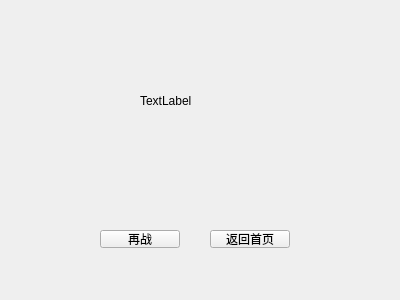
<?xml version="1.0" encoding="UTF-8"?>
<ui version="4.0">
 <class>reward</class>
 <widget class="QWidget" name="reward">
  <property name="geometry">
   <rect>
    <x>0</x>
    <y>0</y>
    <width>400</width>
    <height>300</height>
   </rect>
  </property>
  <property name="windowTitle">
   <string>Form</string>
  </property>
  <widget class="QPushButton" name="pushButton">
   <property name="geometry">
    <rect>
     <x>100</x>
     <y>230</y>
     <width>80</width>
     <height>18</height>
    </rect>
   </property>
   <property name="text">
    <string>再战</string>
   </property>
  </widget>
  <widget class="QPushButton" name="pushButton_2">
   <property name="geometry">
    <rect>
     <x>210</x>
     <y>230</y>
     <width>80</width>
     <height>18</height>
    </rect>
   </property>
   <property name="text">
    <string>返回首页</string>
   </property>
  </widget>
  <widget class="QLabel" name="label">
   <property name="geometry">
    <rect>
     <x>140</x>
     <y>60</y>
     <width>121</width>
     <height>81</height>
    </rect>
   </property>
   <property name="text">
    <string>TextLabel</string>
   </property>
  </widget>
 </widget>
 <resources/>
 <connections/>
</ui>
